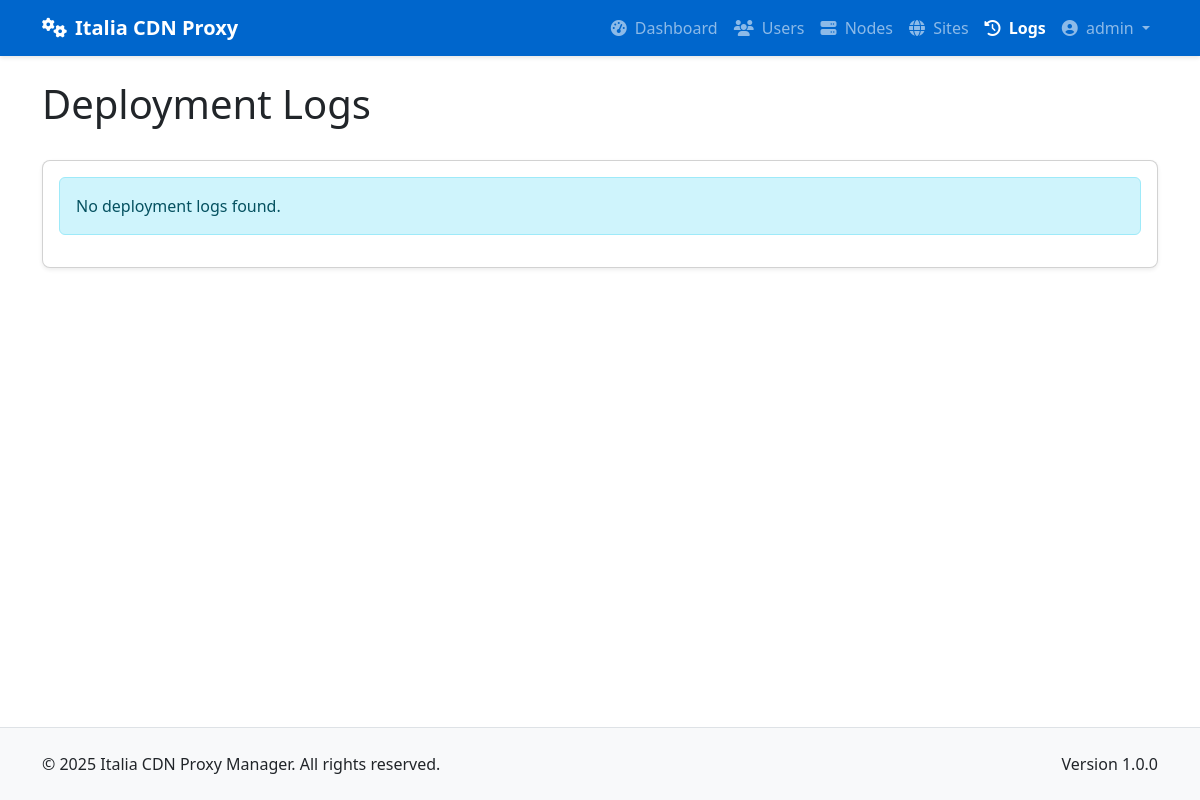
Before: /admin/logs (signed in) with the older database file.
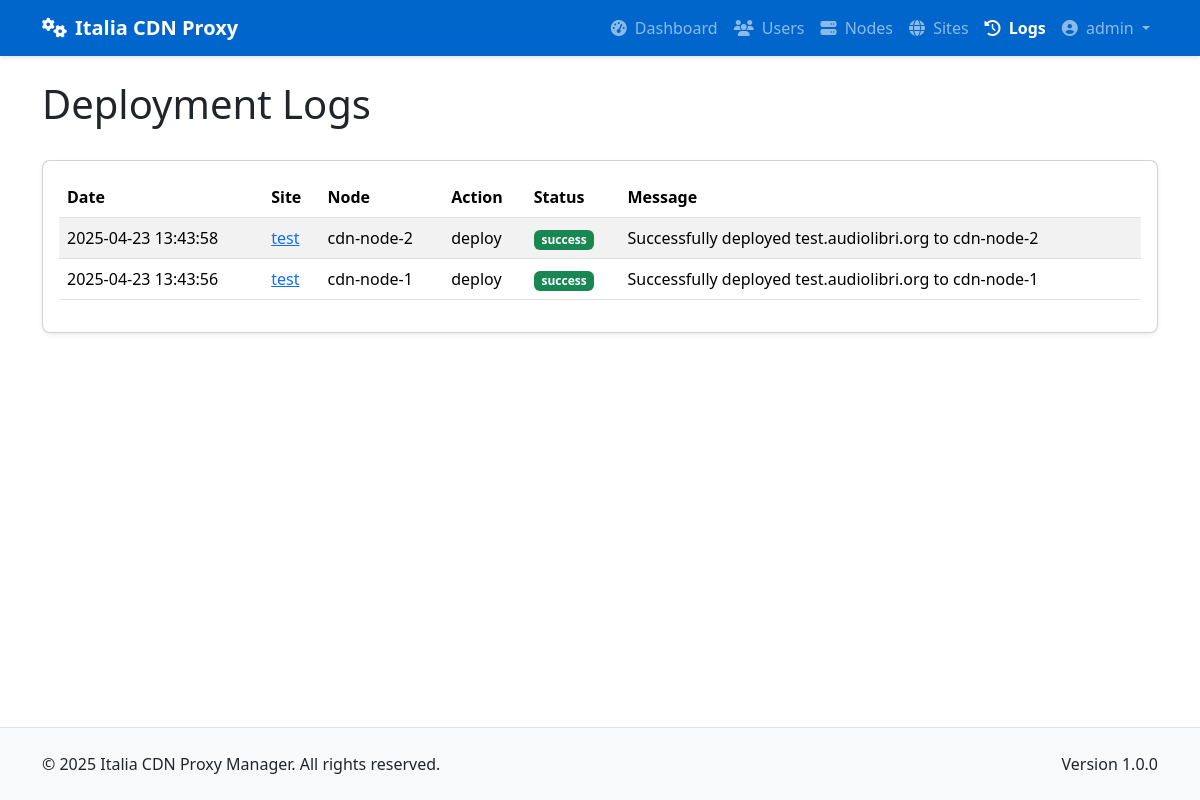
After: the same page with the newer database file.
### app/models/models.py (models this page shows, shortened)
class DeploymentLog(db.Model):
    __tablename__ = 'deployment_logs'
    id = db.Column(db.Integer, primary_key=True)
    site_id = db.Column(db.Integer, db.ForeignKey('sites.id'), nullable=False)
    node_id = db.Column(db.Integer, db.ForeignKey('nodes.id'), nullable=False)
    action = db.Column(db.String(64), nullable=False)  # deploy, update, remove, ssl_renew
    status = db.Column(db.String(20), nullable=False)  # success, error
    message = db.Column(db.Text, nullable=True)
    created_at = db.Column(db.DateTime, default=datetime.utcnow)
    site = db.relationship('Site', backref=db.backref('deployment_logs', lazy='dynamic'))
    node = db.relationship('Node', backref=db.backref('deployment_logs', lazy='dynamic'))

class Site(db.Model):
    __tablename__ = 'sites'
    id = db.Column(db.Integer, primary_key=True)
    name = db.Column(db.String(64), nullable=False)
    domain = db.Column(db.String(255), unique=True, nullable=False)
    protocol = db.Column(db.String(10), nullable=False, default='https')  # http or https
    origin_address = db.Column(db.String(255), nullable=False)  # Backend server address
    origin_port = db.Column(db.Integer, nullable=False)
    user_id = db.Column(db.Integer, db.ForeignKey('users.id'), nullable=False)
    is_active = db.Column(db.Boolean, default=True)
    is_blocked = db.Column(db.Boolean, default=False) # Add this line
    use_waf = db.Column(db.Boolean, default=False)
    created_at = db.Column(db.DateTime, default=datetime.utcnow)
    updated_at = db.Column(db.DateTime, default=datetime.utcnow, onupdate=datetime.utcnow)
    custom_config = db.Column(db.Text, nullable=True)  # Additional Nginx configuration
    site_nodes = db.relationship('SiteNode', backref='site', lazy='dynamic')
    ssl_certificates = db.relationship('SSLCertificate', backref='site', lazy='dynamic')

class Node(db.Model):
    __tablename__ = 'nodes'
    id = db.Column(db.Integer, primary_key=True)
    name = db.Column(db.String(64), unique=True, nullable=False)
    ip_address = db.Column(db.String(45), nullable=False)  # IPv4 or IPv6
    ssh_port = db.Column(db.Integer, default=22)
    ssh_user = db.Column(db.String(64), nullable=False)
    ssh_key_path = db.Column(db.String(256), nullable=True)  # Path to SSH key file
    ssh_password = db.Column(db.String(256), nullable=True)  # Encrypted password (if using password auth)
    is_active = db.Column(db.Boolean, default=True)
    is_discovered = db.Column(db.Boolean, default=False)  # Whether this node was discovered from YAML
    created_at = db.Column(db.DateTime, default=datetime.utcnow)
    updated_at = db.Column(db.DateTime, default=datetime.utcnow, onupdate=datetime.utcnow)
    nginx_config_path = db.Column(db.String(256), default='/etc/nginx/conf.d')
    nginx_reload_command = db.Column(db.String(256), default='sudo systemctl reload nginx')
    site_nodes = db.relationship('SiteNode', backref='node', lazy='dynamic')

### app/controllers/admin.py (the view)
@admin.route('/logs')
@login_required
@admin_required
def deployment_logs():
    logs = DeploymentLog.query.order_by(DeploymentLog.created_at.desc()).all()
    return render_template('admin/logs.html', logs=logs)

### app/models/__init__.py (called while the page is built)
@login_manager.user_loader
def load_user(user_id):
    return User.query.get(int(user_id))

### app/models/models.py (called while the page is built)
    def is_admin(self):
        return self.role == 'admin'

### app/services/access_control.py (called while the page is built)
def admin_required(f):
    @wraps(f)
    def decorated_function(*args, **kwargs):
        if not current_user.is_admin():
            flash('You need admin privileges to access this page.', 'error')
            return abort(403)
        return f(*args, **kwargs)
    return decorated_function

### app/templates/admin/logs.html (shortened to what this page needs)
{% extends 'base.html' %}
{% block content %}
<div class="container py-4">
    <div class="d-flex justify-content-between align-items-center mb-4">
        <h1>Deployment Logs</h1>
    </div>
    <div class="card shadow-sm">
        <div class="card-body">
            {% if logs %}
                <div class="table-responsive">
                    <table class="table table-striped table-hover">
                        <thead>
                            <tr>
                                <th>Date</th>
                                <th>Site</th>
                                <th>Node</th>
                                <th>Action</th>
                                <th>Status</th>
                                <th>Message</th>
                            </tr>
                        </thead>
                        <tbody>
                            {% for log in logs %}
                            <tr>
                                <td>{{ log.created_at.strftime('%Y-%m-%d %H:%M:%S') }}</td>
                                <td>
                                    <a href="{{ url_for('admin.view_site', site_id=log.site_id) }}">
                                        {{ log.site.name }}
                                    </a>
                                </td>
                                <td>{{ log.node.name }}</td>
                                <td>{{ log.action }}</td>
                                <td>
                                    <span class="badge bg-{{ 'success' if log.status == 'success' else 'danger' }}">
                                        {{ log.status }}
                                    </span>
                                </td>
                                <td>{{ log.message }}</td>
                            </tr>
                            {% endfor %}
                        </tbody>
                    </table>
                </div>
            {% else %}
                <div class="alert alert-info">
                    No deployment logs found.
                </div>
            {% endif %}
        </div>
    </div>
</div>
{% endblock %}

Changed rows visible on the page:
added DeploymentLog: created_at "2025-04-23 13:43:58", site.name "test", node.name "cdn-node-2", action "deploy", status "success", message "Successfully deployed test.audiolibri.org to cdn-node-2"
added DeploymentLog: created_at "2025-04-23 13:43:56", site.name "test", node.name "cdn-node-1", action "deploy", status "success", message "Successfully deployed test.audiolibri.org to cdn-node-1"
Other visible differences:
text no longer shown: "No deployment logs found."
text now shown: "Date Site Node Action Status Message"
